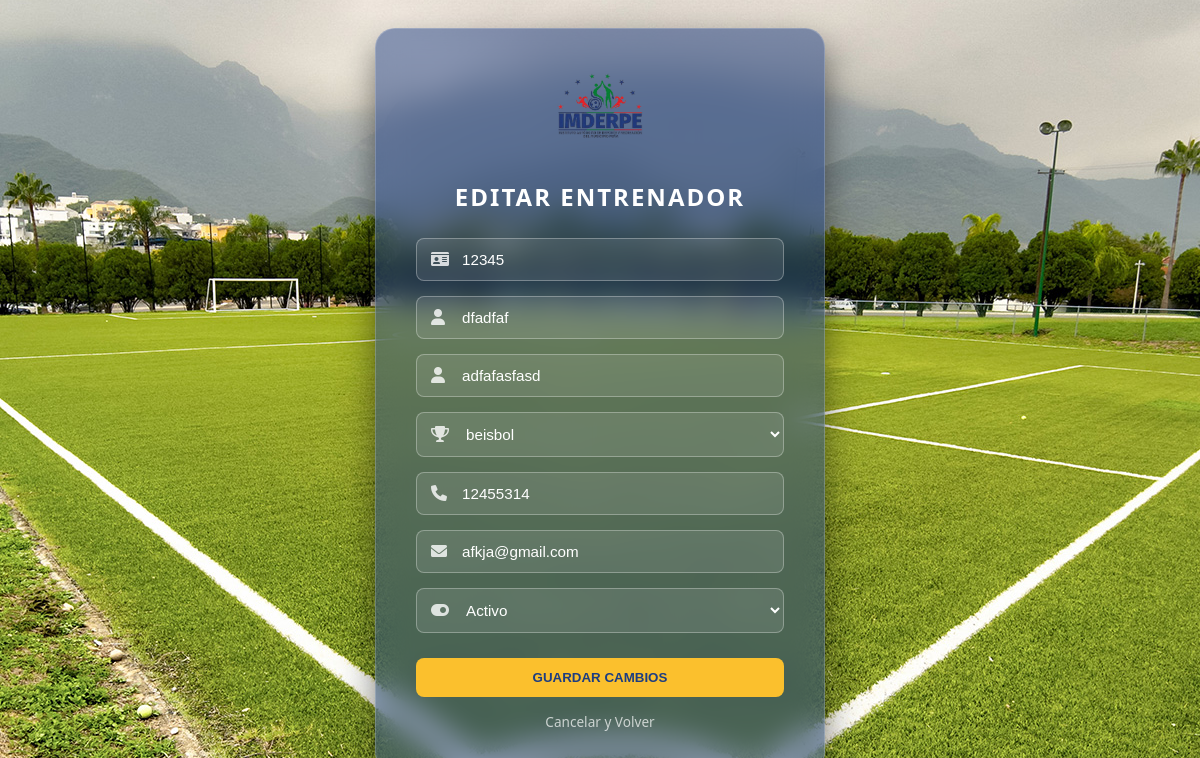
The page /vista/editar_entrenador.php?id=2 on the database as committed earlier.
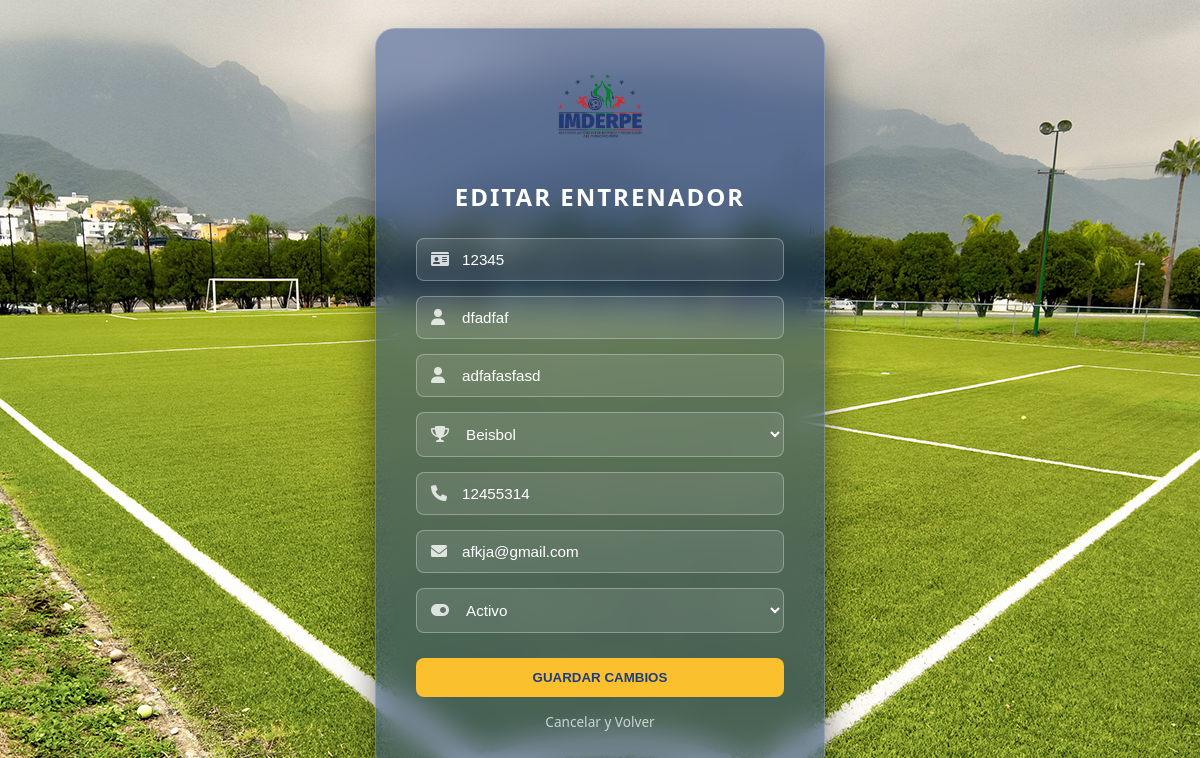
The same page on the database as committed later.
### tables this page shows
CREATE TABLE `entrenadores` (
  `id` int(11) NOT NULL,
  `cedula` varchar(20) NOT NULL,
  `nombre` varchar(100) NOT NULL,
  `apellido` varchar(100) NOT NULL,
  `disciplina_id` int(11) DEFAULT NULL,
  `telefono` varchar(20) DEFAULT NULL,
  `correo` varchar(100) DEFAULT NULL,
  `estado` enum('activo','inactivo') NOT NULL
);

CREATE TABLE `disciplinas` (
  `id` int(11) NOT NULL,
  `nombre_disciplina` varchar(50) NOT NULL
);

### vista/editar_entrenador.php (the view, shortened to what this page needs)
<?php
require_once '../controlador/conexion.php';
$id = intval($_GET['id']);
$stmt = $conexion->prepare("SELECT * FROM entrenadores WHERE id = ?");
$stmt->bind_param("i", $id);
$stmt->execute();
$resultado = $stmt->get_result();
$entrenador = $resultado->fetch_assoc();
$res_disciplinas = $conexion->query("SELECT id, nombre_disciplina FROM disciplinas ORDER BY nombre_disciplina ASC");
?>
<!DOCTYPE html>
<html lang="es">
<head>
    <link rel="stylesheet" href="../estilo/style13.css">
    <link rel="stylesheet" href="https://cdnjs.cloudflare.com/ajax/libs/font-awesome/6.0.0/css/all.min.css">
</head>
<body>
    <div class="login-container">
        <form action="../controlador/controlador_editar_entrenador.php" method="POST" class="glass-form">
            <div class="logo-container">
                <img src="../estilo/logo.png" alt="Logo IMDERPE" class="logo-form">
            </div>
            <h2 class="form-title">Editar Entrenador</h2>
            <div class="input-group">
                <i class="fas fa-id-card"></i>
                <input type="text" name="cedula" value="<?php echo $entrenador['cedula']; ?>" placeholder="Cédula" required>
            </div>
            <div class="input-group">
                <i class="fas fa-user"></i>
                <input type="text" name="nombre" value="<?php echo $entrenador['nombre']; ?>" placeholder="Nombre" required>
            </div>
            <div class="input-group">
                <i class="fas fa-user"></i>
                <input type="text" name="apellido" value="<?php echo $entrenador['apellido']; ?>" placeholder="Apellido" required>
            </div>
            <div class="input-group">
                <i class="fas fa-trophy"></i>
                <select name="disciplina_id" required>
                    <?php while($d = $res_disciplinas->fetch_assoc()): ?>
                        <option value="<?php echo $d['id']; ?>" <?php echo ($d['id'] == $entrenador['disciplina_id']) ? 'selected' : ''; ?>>
                            <?php echo $d['nombre_disciplina']; ?>
                        </option>
                    <?php endwhile; ?>
                </select>
            </div>
            <div class="input-group">
                <i class="fas fa-phone"></i>
                <input type="text" name="telefono" value="<?php echo $entrenador['telefono']; ?>" placeholder="Teléfono" required>
            </div>
            <div class="input-group">
                <i class="fas fa-envelope"></i>
                <input type="email" name="correo" value="<?php echo $entrenador['correo']; ?>" placeholder="Correo" required>
            </div>
            <div class="input-group">
                <i class="fas fa-toggle-on"></i>
                <select name="estado" required>
                    <option value="activo" <?php echo ($entrenador['estado'] == 'activo') ? 'selected' : ''; ?>>Activo</option>
                </select>
            </div>
            <button type="submit" name="btn_editar" value="ok" class="btn-register">Guardar Cambios</button>
            <a href="ver_entrenadores.php" class="btn-cancel">Cancelar y Volver</a>
        </form>
    </div>
</body>
</html>

Rows that differ between the two databases and show on the page:
changed through a linked row, entrenadores "dfadfaf": disciplina_id "beisbol" → "Beisbol"
